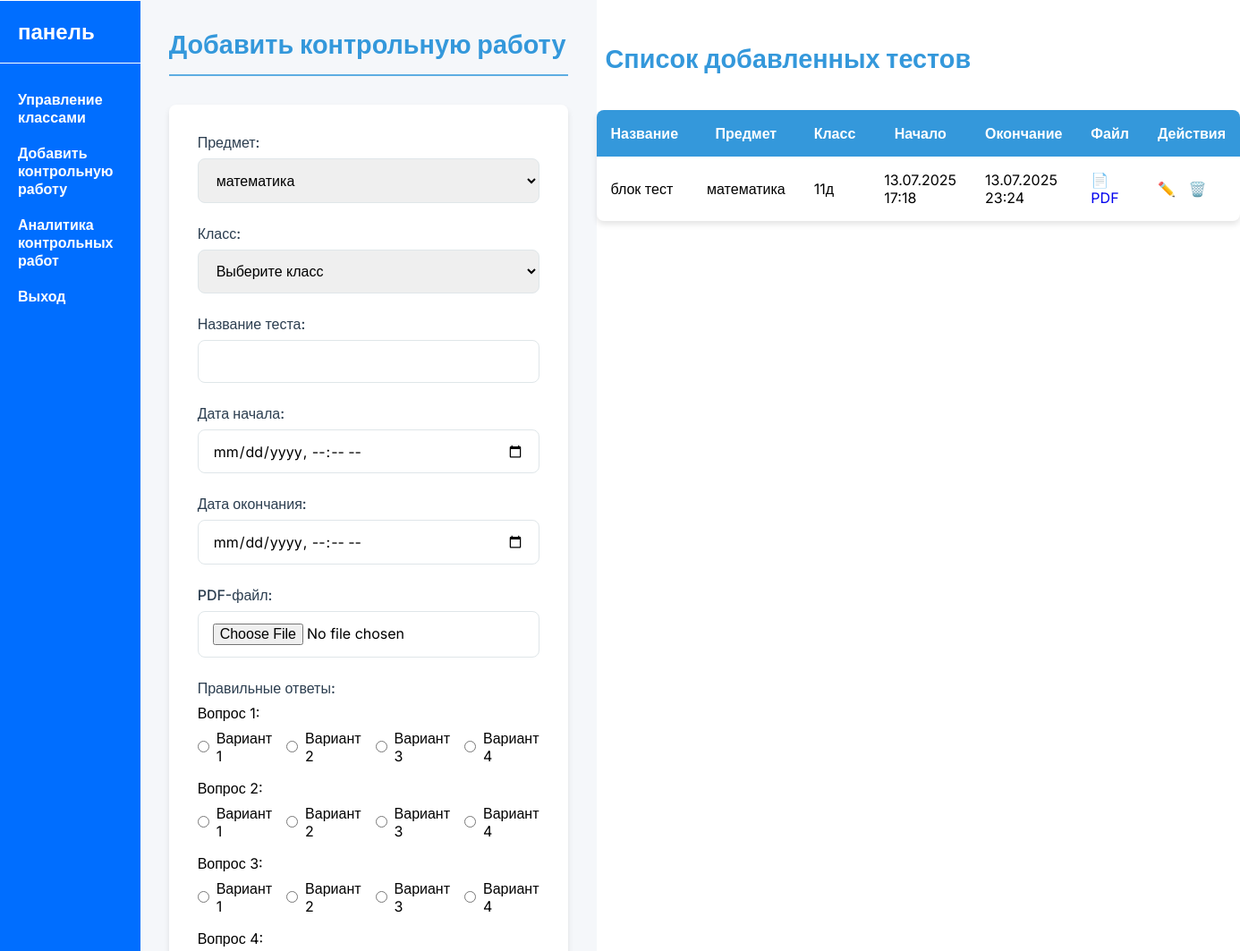
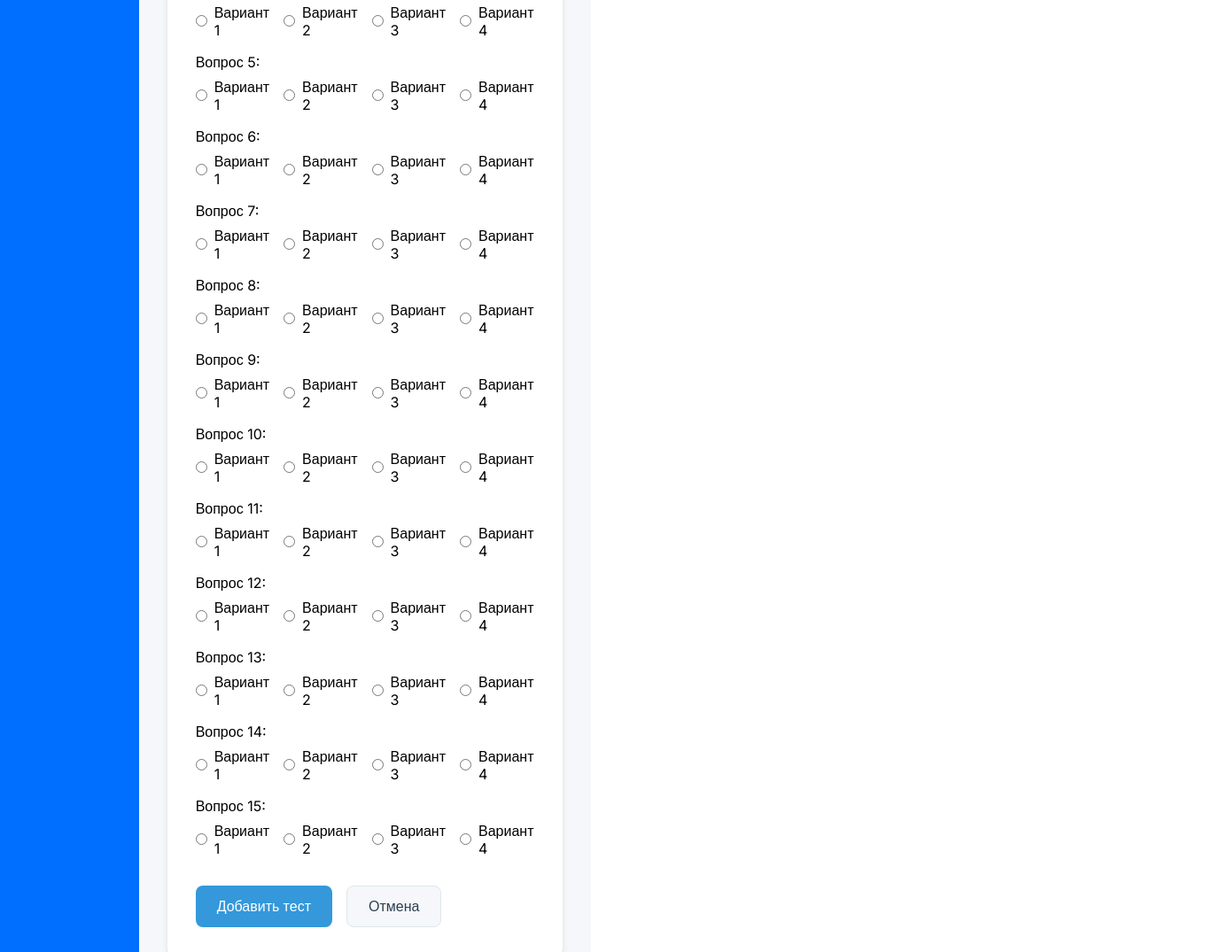
Screenshot of /teacher/control_tests_add.php (signed in) with the database file from the repository (2 pictures, top to bottom).
### tables this page shows
CREATE TABLE `control_tests` (
  `id` int NOT NULL,
  `subject_id` int DEFAULT NULL,
  `class_id` int DEFAULT NULL,
  `test_name` varchar(255) NOT NULL,
  `pdf_file` varchar(255) NOT NULL,
  `correct_answers` longtext NOT NULL,
  `start_date` datetime NOT NULL,
  `end_date` datetime NOT NULL,
  `teacher_id` int DEFAULT NULL
);

CREATE TABLE `control_subjects` (
  `id` int NOT NULL,
  `name` varchar(255) NOT NULL
);

CREATE TABLE `classes` (
  `id` int NOT NULL,
  `name` varchar(50) NOT NULL
);

### teacher/control_tests_add.php (the view, shortened to what this page needs)
<?php
require_once "../includes/db.php";
include("../includes/sidebar-teacher.php");
$teacher_id = $_SESSION['teacher'];
$stmt = $pdo->prepare("SELECT subjects FROM teacher_user WHERE id = ?");
$stmt->execute([$teacher_id]);
$teacher = $stmt->fetch();
$subject_ids = explode(',', $teacher['subjects']);
$subjects = $pdo->prepare("SELECT * FROM control_subjects WHERE id IN (" . implode(',', array_fill(0, count($subject_ids), '?')) . ")");
$subjects->execute($subject_ids);
$subjects = $subjects->fetchAll();
$tests = $pdo->prepare("
    SELECT t.*, s.name AS subject_name, c.name AS class_name
    FROM control_tests t
    JOIN control_subjects s ON t.subject_id = s.id
    JOIN classes c ON t.class_id = c.id
    WHERE t.subject_id IN (" . implode(',', array_fill(0, count($subject_ids), '?')) . ")
    ORDER BY t.start_date DESC
");
$tests->execute($subject_ids);
$tests = $tests->fetchAll();
?>
<!DOCTYPE html>
<html>
<head>
    <link rel="stylesheet" href="../public/css/sidebar.css">
</head>
<body>
   <div class="cont">
   <div class="teacher-content">
        <div class="page-header">
            <h1 class="page-title">Добавить контрольную работу</h1>
        </div>
        <form method="post" class="add-form" enctype="multipart/form-data">
            <div class="form-group">
                <label class="form-label">Предмет:</label>
                <select name="subject_id" class="form-select" required>
                    <?php foreach ($subjects as $subj): ?>
                        <option value="<?= $subj['id'] ?>"><?= htmlspecialchars($subj['name']) ?></option>
                    <?php endforeach; ?>
                </select>
            </div>
            <div class="form-group">
                <label class="form-label">Класс:</label>
                <select name="class_id" class="form-select" required>
                    <option value="">Выберите класс</option>
                </select>
            </div>
            <div class="form-group">
                <label class="form-label">Название теста:</label>
                <input type="text" name="test_name" class="form-input" required>
            </div>
            <div class="form-group">
                <label class="form-label">Дата начала:</label>
                <input type="datetime-local" name="start_date" class="form-input" required>
            </div>
            <div class="form-group">
                <label class="form-label">Дата окончания:</label>
                <input type="datetime-local" name="end_date" class="form-input" required>
            </div>
            <div class="form-group">
                <label class="form-label">PDF-файл:</label>
                <input type="file" name="pdf_file" class="form-input" accept="application/pdf" required>
            </div>
            <div class="form-group">
                <label class="form-label">Правильные ответы:</label>
                <?php for ($i = 1; $i <= 15; $i++): ?>
                    <div class="question-block">
                        <p>Вопрос <?= $i ?>:</p>
                        <div class="radio-group">
                            <?php for ($j = 1; $j <= 4; $j++): ?>
                                <label class="radio-label">
                                    <input type="radio" name="correct_answers[<?= $i ?>]" value="<?= $j ?>" class="radio-input" required>
                                    Вариант <?= $j ?>
                                </label>
                            <?php endfor; ?>
                        </div>
                    </div>
                <?php endfor; ?>
            </div>
            <div class="form-actions">
                <button type="submit" class="submit-btn">Добавить тест</button>
                <a href="control_analytics.php" class="cancel-btn">Отмена</a>
            </div>
        </form>
    </div>
    <div style="margin-top: 3rem;">
        <h1 class="page-title2">Список добавленных тестов</h1>
        <table style="width:100%; border-collapse: collapse; background: #fff; box-shadow: 0 4px 6px rgba(0,0,0,0.1); border-radius: 8px; overflow: hidden;">
            <thead>
                <tr style="background: var(--primary); color: white;">
                    <th style="padding: 1rem;">Название</th>
                    <th style="padding: 1rem;">Предмет</th>
                    <th style="padding: 1rem;">Класс</th>
                    <th style="padding: 1rem;">Начало</th>
                    <th style="padding: 1rem;">Окончание</th>
                    <th style="padding: 1rem;">Файл</th>
                    <th style="padding: 1rem;">Действия</th>
                </tr>
            </thead>
            <tbody>
                <?php if (empty($tests)): ?>
                    <tr>
                        <td colspan="7" style="text-align: center; padding: 1rem;">Нет тестов</td>
                    </tr>
                <?php else: ?>
                    <?php foreach ($tests as $t): ?>
                        <tr>
                            <td style="padding: 1rem;"><?= htmlspecialchars($t['test_name']) ?></td>
                            <td style="padding: 1rem;"><?= htmlspecialchars($t['subject_name']) ?></td>
                            <td style="padding: 1rem;"><?= htmlspecialchars($t['class_name']) ?></td>
                            <td style="padding: 1rem;"><?= date("d.m.Y H:i", strtotime($t['start_date'])) ?></td>
                            <td style="padding: 1rem;"><?= date("d.m.Y H:i", strtotime($t['end_date'])) ?></td>
                            <td style="padding: 1rem;">
                                <a href="<?= htmlspecialchars(str_replace('../', '../', $t['pdf_file'])) ?>" target="_blank">📄 PDF</a>
                            </td>
                            <td style="padding: 1rem;">
                                <a href="control_tests_edit.php?id=<?= $t['id'] ?>" style="color: #3498db;">✏️</a>
                                <a href="control_tests_add.php?delete=<?= $t['id'] ?>" onclick="return confirm('Удалить этот тест?')" style="color: #e74c3c; margin-left: 10px;">🗑️</a>
                            </td>
                        </tr>
                    <?php endforeach; ?>
                <?php endif; ?>
            </tbody>
        </table>
    </div>
   </div>
</body>
</html>

### public/css/sidebar.css (style rules this page uses)
* { margin: 0px; padding: 0px; box-sizing: border-box; font-family: "Inter", sans-serif; }
body { position: relative; display: flex; }
a { text-decoration: none; display: inline-block; }
button { display: inline-block; cursor: pointer; background-color: transparent; border: none; color: white; }
h1, h2, h3, h4, h5, h6, button, a { font-family: "Inter", sans-serif; }
:root { --primary: #3498db; --primary-light: #5dade2; --danger: #e74c3c; --danger-light: #f5b7b1; --success: #2ecc71; --warning: #f39c12; --text: #2c3e50; --text-light: #ecf0f1; --bg: #ffffff; --bg-secondary: #f5f7fa; --border: #dfe6e9; --shadow: 0 4px 6px rgba(0, 0, 0, 0.1); --radius: 8px; }

### teacher/control_tests_add.php (style rules this page uses)
:root { --primary: #3498db; --primary-light: #5dade2; --danger: #e74c3c; --success: #2ecc71; --text: #2c3e50; --text-light: #ecf0f1; --bg: #ffffff; --bg-secondary: #f5f7fa; --border: #dfe6e9; --shadow: 0 4px 6px rgba(0, 0, 0, 0.1); --radius: 8px; }
.teacher-content { padding: 2rem; background: var(--bg-secondary); min-height: calc(100vh - 60px); width: 100%; }
.page-header { display: flex; justify-content: space-between; align-items: center; margin-bottom: 2rem; padding-bottom: 1rem; border-bottom: 2px solid var(--primary-light); }
.page-title { color: var(--primary); font-size: 1.8rem; margin: 0; }
.add-form { background: var(--bg); padding: 2rem; border-radius: var(--radius); box-shadow: var(--shadow); max-width: 800px; }
.form-group { margin-bottom: 1.5rem; }
.form-label { display: block; font-weight: 500; margin-bottom: 0.5rem; color: var(--text); }
.form-input, .form-select { width: 100%; padding: 0.8rem 1rem; border: 1px solid var(--border); border-radius: var(--radius); font-size: 1rem; transition: border 0.3s; }
.question-block { margin-bottom: 1rem; }
.radio-group { display: flex; gap: 1rem; margin-top: 0.5rem; }
.radio-label { display: flex; align-items: center; gap: 0.5rem; cursor: pointer; }
.radio-input { accent-color: var(--primary); }
.form-actions { display: flex; gap: 1rem; margin-top: 2rem; }
.submit-btn { background: var(--primary); color: white; border: none; padding: 0.8rem 1.5rem; border-radius: var(--radius); font-size: 1rem; font-weight: 500; cursor: pointer; transition: background 0.3s; }
.cancel-btn { background: var(--bg-secondary); color: var(--text); border: 1px solid var(--border); padding: 0.8rem 1.5rem; border-radius: var(--radius); font-size: 1rem; font-weight: 500; cursor: pointer; text-decoration: none; transition: background 0.3s; }
.teacher-content { height: 100vh; overflow: auto; }
.cont { display: flex; }
.page-title2 { padding: 0px 10px 40px 10px; color: var(--primary); font-size: 1.8rem; }

### rows the page displays
control_tests: test_name "блок тест", subject.name "математика", class.name "11д", start_date "13.07.2025 17:18", end_date "13.07.2025 23:24"

### other values shown
form field subject_id "математика"
